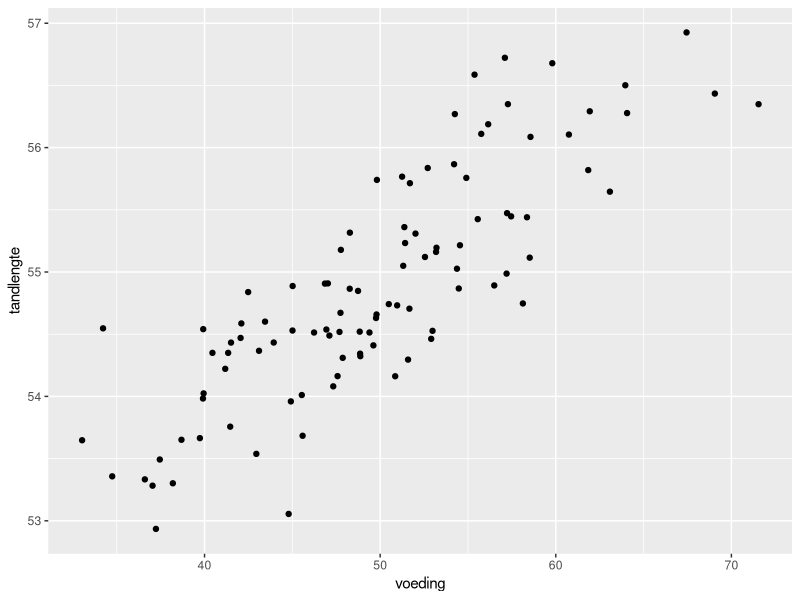

Recreate this plot in R.
## ---- chunk 1
library(tidyverse)
## ---- chunk 2

hamstertibble <- tibble(
  voeding=rnorm(100,50,8),
  tandlengte = (voeding*.1)+rnorm(100,50,0.5)
)

hamstertibble %>% ggplot(aes(x=voeding, y=tandlengte))+
  geom_point()
